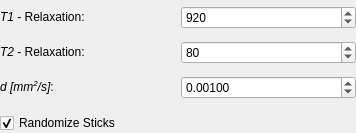
<?xml version="1.0" encoding="UTF-8"?>
<ui version="4.0">
 <class>QmitkAstrosticksModelParametersWidgetControls</class>
 <widget class="QWidget" name="QmitkAstrosticksModelParametersWidgetControls">
  <property name="geometry">
   <rect>
    <x>0</x>
    <y>0</y>
    <width>356</width>
    <height>133</height>
   </rect>
  </property>
  <property name="sizePolicy">
   <sizepolicy hsizetype="MinimumExpanding" vsizetype="MinimumExpanding">
    <horstretch>0</horstretch>
    <verstretch>0</verstretch>
   </sizepolicy>
  </property>
  <property name="windowTitle">
   <string>Form</string>
  </property>
  <layout class="QGridLayout" name="gridLayout">
   <property name="leftMargin">
    <number>0</number>
   </property>
   <property name="topMargin">
    <number>0</number>
   </property>
   <property name="rightMargin">
    <number>0</number>
   </property>
   <property name="bottomMargin">
    <number>0</number>
   </property>
   <item row="3" column="0">
    <widget class="QCheckBox" name="m_RandomCheck">
     <property name="toolTip">
      <string>Use random number and orientation of sticks.</string>
     </property>
     <property name="text">
      <string>Randomize Sticks</string>
     </property>
     <property name="checked">
      <bool>true</bool>
     </property>
    </widget>
   </item>
   <item row="2" column="0">
    <widget class="QFrame" name="frame">
     <property name="frameShape">
      <enum>QFrame::NoFrame</enum>
     </property>
     <property name="frameShadow">
      <enum>QFrame::Raised</enum>
     </property>
     <layout class="QGridLayout" name="gridLayout_2">
      <property name="leftMargin">
       <number>0</number>
      </property>
      <property name="topMargin">
       <number>0</number>
      </property>
      <property name="rightMargin">
       <number>0</number>
      </property>
      <property name="bottomMargin">
       <number>0</number>
      </property>
      <item row="2" column="0">
       <widget class="QLabel" name="label">
        <property name="text">
         <string>&lt;html&gt;&lt;head/&gt;&lt;body&gt;&lt;p&gt;&lt;span style=&quot; font-style:italic;&quot;&gt;d [mm&lt;/span&gt;&lt;span style=&quot; font-style:italic; vertical-align:super;&quot;&gt;2&lt;/span&gt;&lt;span style=&quot; font-style:italic;&quot;&gt;/s&lt;/span&gt;&lt;span style=&quot; font-style:italic;&quot;&gt;]&lt;/span&gt;:&lt;/p&gt;&lt;/body&gt;&lt;/html&gt;</string>
        </property>
       </widget>
      </item>
      <item row="2" column="1">
       <widget class="QDoubleSpinBox" name="m_D1box">
        <property name="toolTip">
         <string>Diffusivity along sticks.</string>
        </property>
        <property name="decimals">
         <number>5</number>
        </property>
        <property name="maximum">
         <double>1.000000000000000</double>
        </property>
        <property name="singleStep">
         <double>0.000100000000000</double>
        </property>
        <property name="value">
         <double>0.001000000000000</double>
        </property>
       </widget>
      </item>
      <item row="1" column="0">
       <widget class="QLabel" name="label_5">
        <property name="text">
         <string>&lt;html&gt;&lt;head/&gt;&lt;body&gt;&lt;p&gt;&lt;span style=&quot; font-style:italic;&quot;&gt;T2&lt;/span&gt; - Relaxation:&lt;/p&gt;&lt;/body&gt;&lt;/html&gt;</string>
        </property>
       </widget>
      </item>
      <item row="1" column="1">
       <widget class="QSpinBox" name="m_T2box">
        <property name="toolTip">
         <string>T2 relaxation time of this compartment (in milliseconds).</string>
        </property>
        <property name="maximum">
         <number>999999999</number>
        </property>
        <property name="value">
         <number>80</number>
        </property>
       </widget>
      </item>
      <item row="0" column="0">
       <widget class="QLabel" name="label_6">
        <property name="text">
         <string>&lt;html&gt;&lt;head/&gt;&lt;body&gt;&lt;p&gt;&lt;span style=&quot; font-style:italic;&quot;&gt;T1&lt;/span&gt; - Relaxation:&lt;/p&gt;&lt;/body&gt;&lt;/html&gt;</string>
        </property>
       </widget>
      </item>
      <item row="0" column="1">
       <widget class="QSpinBox" name="m_T1box">
        <property name="toolTip">
         <string>T1 relaxation time of this compartment (in milliseconds).</string>
        </property>
        <property name="maximum">
         <number>999999999</number>
        </property>
        <property name="value">
         <number>920</number>
        </property>
       </widget>
      </item>
     </layout>
    </widget>
   </item>
  </layout>
 </widget>
 <tabstops>
  <tabstop>m_T2box</tabstop>
  <tabstop>m_D1box</tabstop>
  <tabstop>m_RandomCheck</tabstop>
 </tabstops>
 <resources/>
 <connections/>
</ui>
